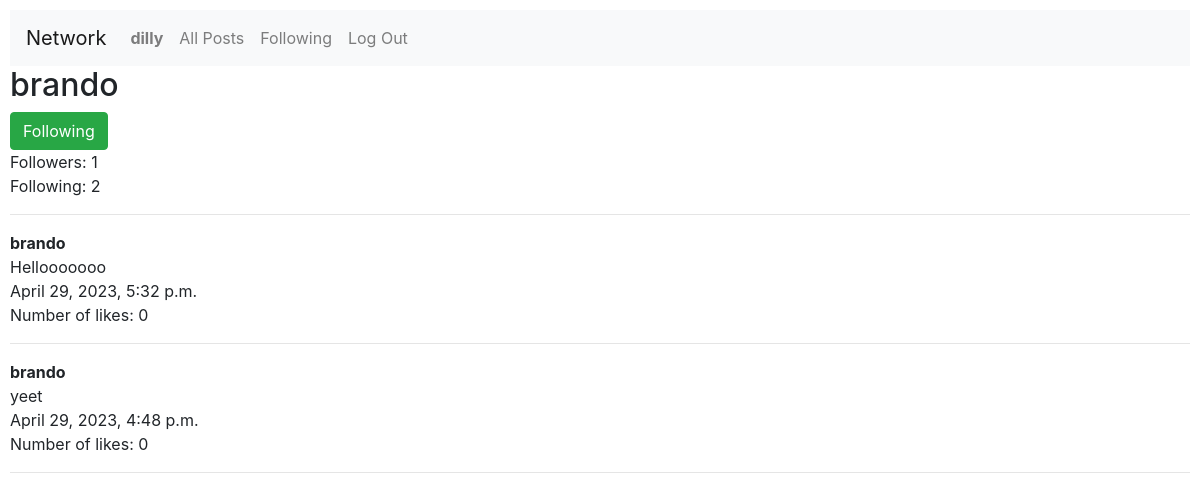
The app's page /profile/1 (signed in) with its own data.
### network/models.py (models this page shows, shortened)
class User(AbstractUser):
    pass

class Post(models.Model):
    user = models.ForeignKey(User, on_delete=models.CASCADE, blank=True, null=True, related_name="post_user")
    content = models.CharField(max_length=280)
    number_of_likes = models.IntegerField(default=0)
    time = models.DateTimeField(auto_now_add=True)

### network/views.py (the view)
# urls.py: path("profile/<str:profile_id>", views.profile, name="profile"),
def profile(request, profile_id):
    all_user_posts = Post.objects.filter(user=profile_id).order_by("-time")
    number_of_posts = len(all_user_posts)
    user = User.objects.get(id=request.user.id)
    profile = User.objects.get(id=profile_id)
    followers = Follow.objects.filter(following=profile_id)
    follower_list = []
    for follower in followers:
        follower_list.append(follower.user)
    if user in follower_list:
        is_following = True
    else:
        is_following = False
    print(is_following)
    following = Follow.objects.filter(user=profile_id)
    return render(request, "network/profile.html", {
        "user": user,
        "profile": profile,
        "is_following": is_following,
        "followers_count": len(followers),
        "following_count": len(following),
        "all_user_posts": all_user_posts,
        "number_of_posts": number_of_posts
    })

### network/templates/network/profile.html
{% extends "network/layout.html" %}
{% block body %}
    <h2>{{ profile.username }}</h2>
    {% if user.id != profile.id %}
        <div>
            {% if is_following == True %}
                <button type="submit" class="btn btn-success">Following</button>
            {% else %}
                <button type="submit" class="btn btn-outline-success">Follow</button>
            {% endif %}
        </div>
    {% endif %}
    <div>
        Followers: {{ followers_count }}
    </div>
    <div>
        Following: {{ following_count }}
    </div>
    <hr>
    {% if number_of_posts > 0 %}
        {% for post in all_user_posts %}
            <div>
                <div>
                    <strong>{{ post.user }}</strong>
                </div>
                <div>
                    {{ post.content }}
                </div>
                <div>
                    {{ post.time }}
                </div>
                <div>
                    Number of likes: {{ post.number_of_likes }}
                </div>
                <hr>
            </div>
        {% endfor %}
    {% else %}
        No active posts
    {% endif %}
{% endblock %}

### network/templates/network/layout.html (shortened to what this page needs)
{% load static %}
<!DOCTYPE html>
<html lang="en">
    <head>
        <link rel="stylesheet" href="https://stackpath.bootstrapcdn.com/bootstrap/4.4.1/css/bootstrap.min.css">
        <link href="{% static 'network/styles.css' %}" rel="stylesheet">
    </head>
    <body>
        <nav class="navbar navbar-expand-lg navbar-light bg-light">
            <a class="navbar-brand" href="{% url 'index' %}">Network</a>
            <div>
              <ul class="navbar-nav mr-auto">
                {% if user.is_authenticated %}
                    <li class="nav-item">
                        <a class="nav-link" href="{% url 'profile' profile_id=user.id %}"><strong>{{ user.username }}</strong></a>
                    </li>
                {% endif %}
                <li class="nav-item">
                  <a class="nav-link" href="{% url 'index' %}">All Posts</a>
                </li>
                {% if user.is_authenticated %}
                    <li class="nav-item">
                        <a class="nav-link" href="#">Following</a>
                    </li>
                    <li class="nav-item">
                        <a class="nav-link" href="{% url 'logout' %}">Log Out</a>
                    </li>
                {% endif %}
              </ul>
            </div>
          </nav>
        <div class="body">
            {% block body %}
            {% endblock %}
        </div>
    </body>
</html>

### network/static/network/styles.css (style rules this page uses)
body { padding: 10px; }

### records on screen
User: username "dilly"
User: username "brando"
Post: user "brando", content "Hellooooooo", time "April 29, 2023, 5:32 p.m.", number_of_likes "0"
Post: user "brando", content "yeet", time "April 29, 2023, 4:48 p.m.", number_of_likes "0"

### other values on screen
{{ followers_count }} "1"
{{ following_count }} "2"
